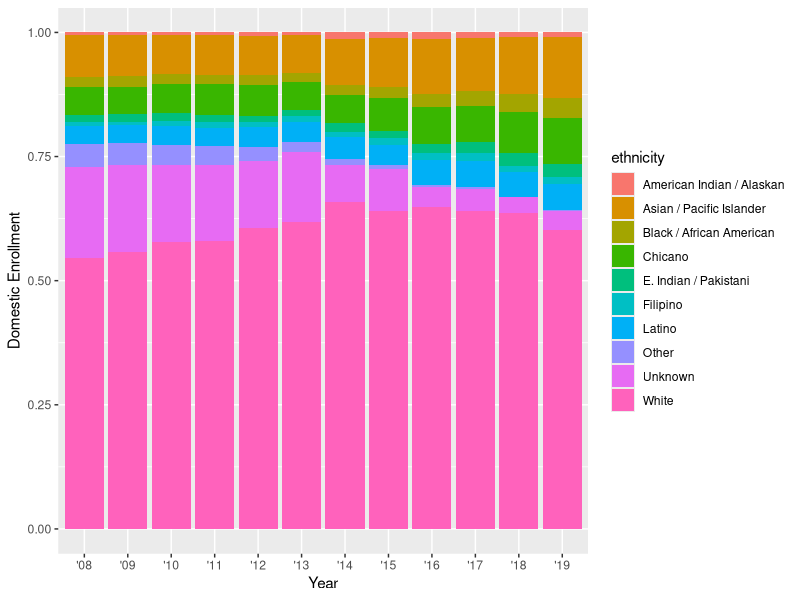

This figure's R source:
## ---- chunk 1
knitr::opts_chunk$set(echo = TRUE)
library(tidyverse) # attach packages
library(here)
## ---- chunk 2
ucsb_grad <- read_csv(here("data", "ucsb_grad_data.csv")) # read in data
## ---- chunk 3
ggplot(data = ucsb_grad, aes(x = year_abbr, y = domestic_enrollment)) +
  geom_col(aes(fill = ethnicity), position = "fill") + # updated column from absolute counts to proportions
  labs(x = "Year", # update axis labels
       y = "Domestic Enrollment")
